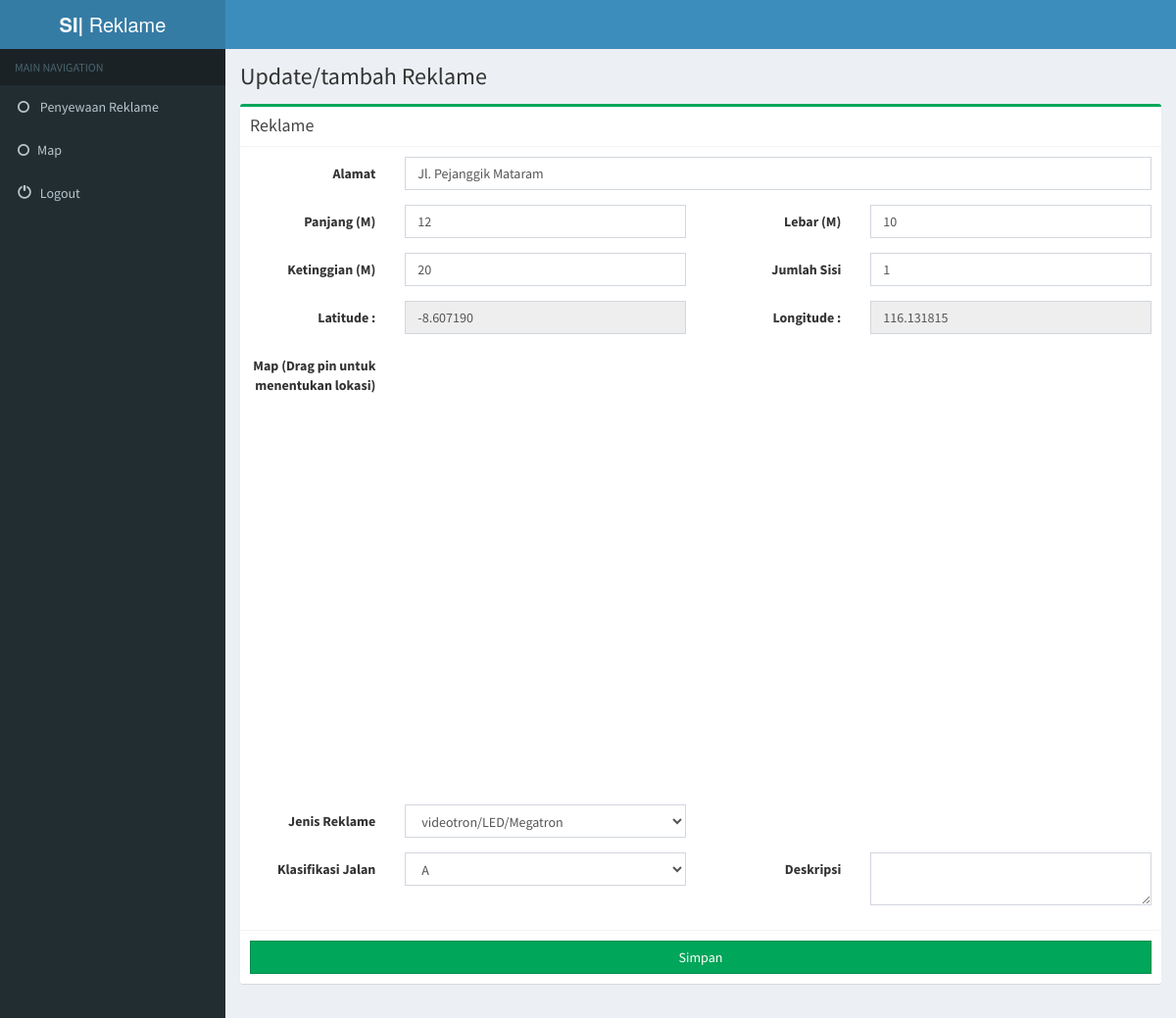
Page /index.php/Reklame/form/2 on the earlier database version.
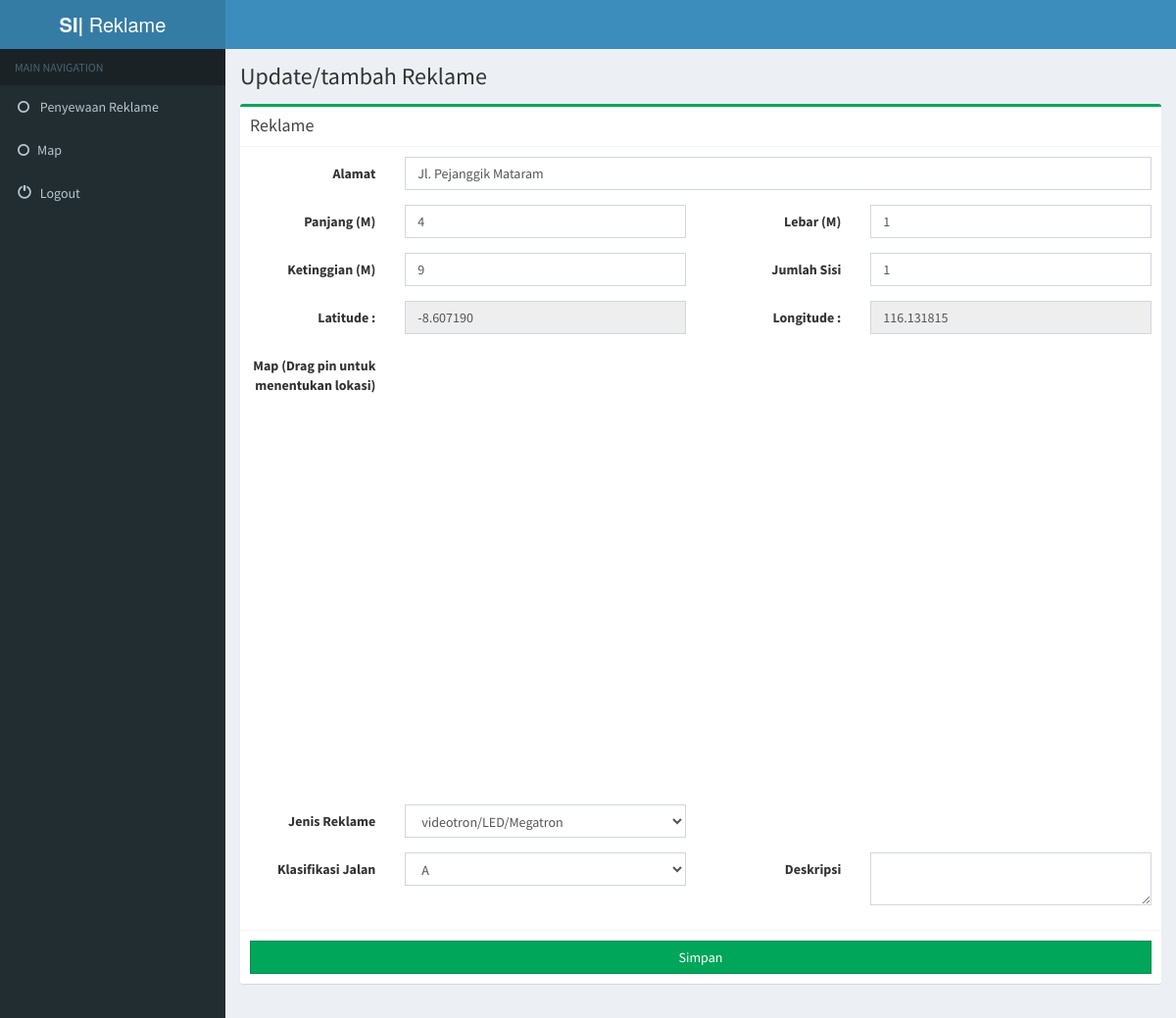
Same page on the later database version.
### tables this page shows
CREATE TABLE `reklame` (
  `id_reklame` int(4) NOT NULL,
  `id_jenis_reklame` int(3) NOT NULL,
  `jumlah_sisi` int(1) NOT NULL,
  `alamat` varchar(100) NOT NULL,
  `latitude` varchar(15) NOT NULL,
  `longitude` varchar(15) NOT NULL,
  `deskripsi` varchar(255) NOT NULL,
  `foto` varchar(30) NOT NULL,
  `panjang` int(4) NOT NULL COMMENT 'meter',
  `lebar` int(4) NOT NULL COMMENT 'meter',
  `ketinggian` int(4) NOT NULL COMMENT 'meter',
  `klasifikasi_jalan` varchar(1) NOT NULL
);

CREATE TABLE `jenis_reklame` (
  `id_jenis` int(11) NOT NULL,
  `nama` varchar(200) NOT NULL
);

### application/views/reklame/form.php (the view, shortened to what the changed rows need)
<body class="hold-transition skin-blue sidebar-mini">
<div class="wrapper">
  <div class="content-wrapper">
    <section class="content-header">
      <h1> Update/tambah Reklame </h1>
    </section>
    <section class="content">
      <form class="form-horizontal" action="<?php echo base_url('index.php/Reklame/save'); ?>" method="post" name="myForm">
        <div class="row">
          <div class="col-md-12">
            <div class="box box-success">
                <div class="box-body">
                  <div class="form-group">
                    <div class="col-sm-10">
                      <input type="text" class="form-control" name="alamat" value="<?php echo $data['alamat'] ?>" required>
                    </div>
                  </div>
                   <div class="form-group">
                    <div class="col-sm-4">
                      <input type="number" class="form-control" name="panjang" value="<?php echo $data['panjang'] ?>" required>
                    </div>
                    <div class="col-sm-4">
                      <input type="number" class="form-control" name="lebar" value="<?php echo $data['lebar'] ?>" required>
                    </div>
                  </div>
                   <div class="form-group">
                    <div class="col-sm-4">
                      <input type="number" class="form-control" name="ketinggian" value="<?php echo $data['ketinggian'] ?>" required>
                    </div>
                    <div class="col-sm-4">
                      <input type="number" class="form-control" name="jumlah_sisi" value="<?php echo $data['jumlah_sisi'] ?>" required>
                    </div>
                  </div>
                   <div class="form-group">
                    <div class="col-sm-4">
                        <input type="text" class="form-control" name="latitude" id="latitude" value="<?php echo $data['latitude'] ?>" required readonly>
                    </div>
                    <div class="col-sm-4">
                        <input type="text" class="form-control" name="longitude" id="longitude" value="<?php echo $data['longitude'] ?>" required readonly>
                    </div>
                  </div>
                   <div class="form-group">
                    <div class="col-sm-4">
                        <select name="id_jenis_reklame" class="form-control">
                          <?php foreach ($data['jenis_reklame'] as $key ): ?>
                             <option value="<?php echo $key['id_jenis'] ?>" <?php if($data['id_jenis_reklame']==$key['id_jenis']){ echo "selected";} ?>><?php echo $key['nama']; ?></option>
                          <?php endforeach ?>
                        </select>
                    </div>
                  </div>
                  <div class="form-group">
                      <div class="col-sm-4">
                        <select name="klasifikasi_jalan" class="form-control">
                          <option value="A" <?php if($data['klasifikasi_jalan']=="A"){ echo "selected";} ?>>A</option>
                        </select>
                      </div>
                    </div>
                </div>
              </div>
          </div>
        </div>
        </form>
    </section>
      </div>
    </div>
  </body>

Differences in the rows shown:
changed reklame "Jl. Pejanggik Mataram": panjang "12" → "4"; lebar "10" → "1"; ketinggian "20" → "9"
